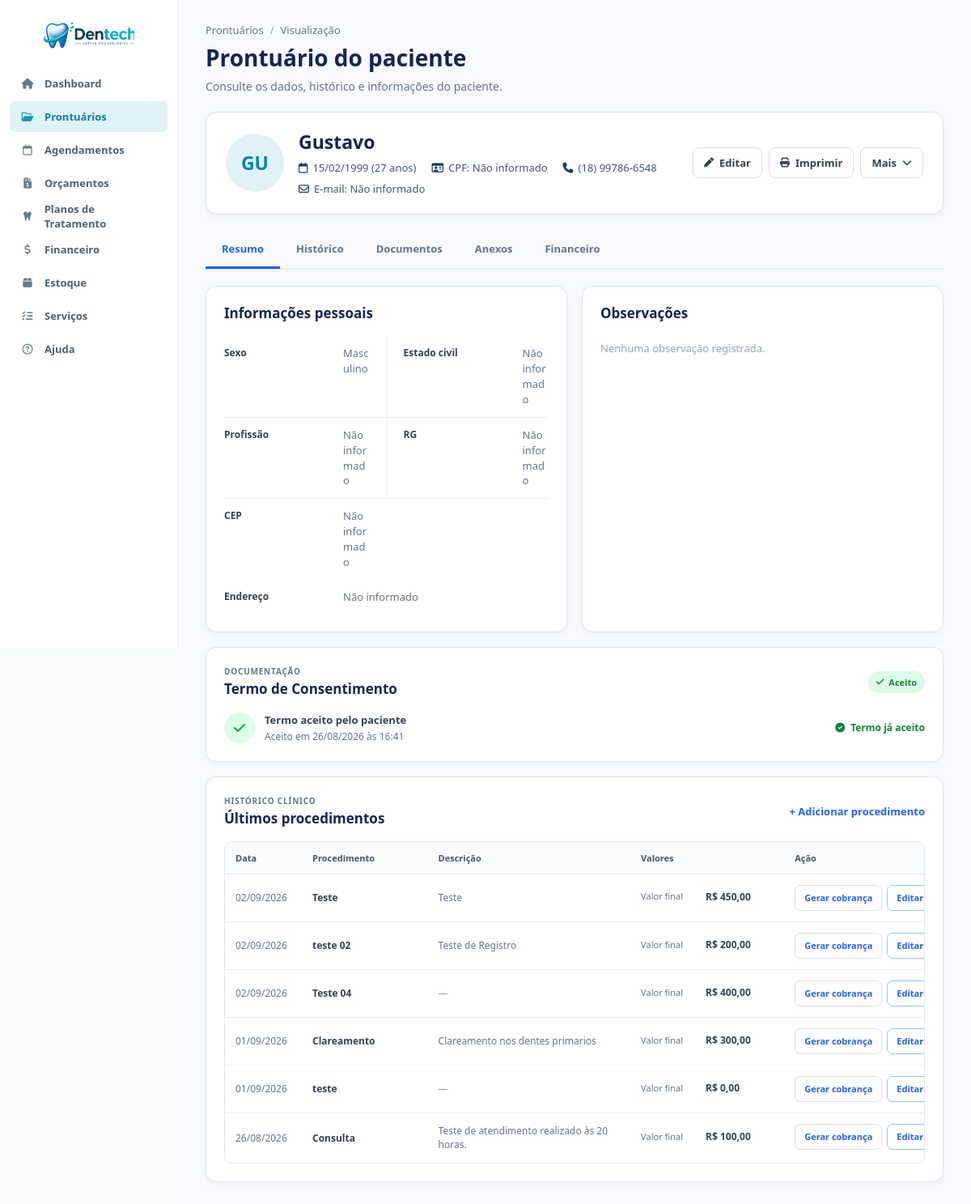
Screenshot of /visualizar_prontuario.php?id=5 (signed in) with the database file from the repository.
### tables this page shows
CREATE TABLE `prontuarios` (
  `id` int NOT NULL AUTO_INCREMENT,
  `paciente` varchar(255) NOT NULL,
  `nascimento` date NOT NULL,
  `sexo` enum('Masculino','Feminino','Outro') DEFAULT NULL,
  `estado_civil` varchar(50) DEFAULT NULL,
  `profissao` varchar(100) DEFAULT NULL,
  `rg` varchar(20) DEFAULT NULL,
  `cpf` varchar(14) DEFAULT NULL,
  `endereco` text,
  `cep` varchar(10) DEFAULT NULL,
  `telefone` varchar(20) DEFAULT NULL,
  `email` varchar(255) DEFAULT NULL,
  `observacoes` text,
  `tratamento_odonto` text,
  `tratamento_medico` text,
  `medicamento_continuo` text,
  `alergia_medicamento` text,
  `alergia_outras` text,
  `problemas_saude` text,
  `gravida_meses` varchar(10) DEFAULT NULL,
  `fuma_tempo` varchar(50) DEFAULT NULL,
  `fuma_cigarros_dia` varchar(20) DEFAULT NULL,
  `bebida_frequencia` varchar(100) DEFAULT NULL,
  `drogas_uso` text,
  `doencas_transmissiveis` text,
  `cancer_familiar` text,
  `tratamento_cancer` text,
  `created_at` timestamp NOT NULL DEFAULT CURRENT_TIMESTAMP,
  `termo_consentimento_aceito` tinyint(1) NOT NULL DEFAULT '0',
  `termo_consentimento_aceito_em` datetime DEFAULT NULL,
  PRIMARY KEY (`id`),
  UNIQUE KEY `uq_prontuarios_cpf` (`cpf`)
);

CREATE TABLE `procedimentos` (
  `id` int NOT NULL AUTO_INCREMENT,
  `paciente_id` int NOT NULL,
  `titulo` varchar(255) NOT NULL,
  `descricao` text,
  `medicamentos` text,
  `valor_materiais` decimal(10,2) NOT NULL DEFAULT '0.00',
  `valor_mao_obra` decimal(10,2) NOT NULL DEFAULT '0.00',
  `valor_final` decimal(10,2) NOT NULL DEFAULT '0.00',
  `data_procedimento` date NOT NULL,
  `orcamento_id` int DEFAULT NULL,
  `plano_item_id` int DEFAULT NULL,
  `agendamento_id` int DEFAULT NULL,
  PRIMARY KEY (`id`),
  KEY `paciente_id` (`paciente_id`),
  KEY `idx_procedimento_orcamento` (`orcamento_id`),
  KEY `idx_procedimento_plano_item` (`plano_item_id`),
  KEY `idx_procedimento_agendamento` (`agendamento_id`),
  CONSTRAINT `fk_procedimento_agendamento` FOREIGN KEY (`agendamento_id`) REFERENCES `agendamentos` (`id`) ON DELETE SET NULL ON UPDATE CASCADE,
  CONSTRAINT `fk_procedimento_orcamento` FOREIGN KEY (`orcamento_id`) REFERENCES `orcamentos` (`id`) ON DELETE SET NULL,
  CONSTRAINT `fk_procedimento_plano_item` FOREIGN KEY (`plano_item_id`) REFERENCES `planos_tratamento_itens` (`id`) ON DELETE SET NULL ON UPDATE CASCADE,
  CONSTRAINT `procedimentos_ibfk_1` FOREIGN KEY (`paciente_id`) REFERENCES `prontuarios` (`id`) ON DELETE CASCADE
);

### visualizar_prontuario.php (the view, shortened to what the rows shown need)
<?php
require_once 'conexao/conexao.php';
$id = (int) $_GET['id'];
$isPrint = isset($_GET['print']) && $_GET['print'] == '1';
$stmt = $pdo->prepare("
    SELECT *
    FROM prontuarios
    WHERE id = ?
");
$stmt->execute([$id]);
$prontuario = $stmt->fetch(PDO::FETCH_ASSOC);
$stmtConsentimento = $pdo->prepare("
    SELECT aceito, data_aceite
    FROM consentimentos
    WHERE prontuario_id = ?
    ORDER BY id DESC
    LIMIT 1
");
$stmtConsentimento->execute([$id]);
$consentimento = $stmtConsentimento->fetch(PDO::FETCH_ASSOC);
$dataNasc = new DateTime($prontuario['nascimento']);
$hoje = new DateTime();
$idade = $hoje->diff($dataNasc)->y;
$nomeCompleto = trim($prontuario['paciente']);
$partesNome = preg_split('/\s+/', $nomeCompleto);
if (count($partesNome) >= 2) {
    $iniciais =
        mb_substr($partesNome[0], 0, 1) .
        mb_substr($partesNome[count($partesNome) - 1], 0, 1);
} else {
    $iniciais = mb_substr($nomeCompleto, 0, 2);
}
$iniciais = mb_strtoupper($iniciais);
$stmtProc = $pdo->prepare("
    SELECT
        p.*
    FROM procedimentos p
    WHERE p.paciente_id = ?
    ORDER BY p.data_procedimento DESC
");
$stmtProc->execute([$id]);
$procedimentos = $stmtProc->fetchAll(PDO::FETCH_ASSOC);
$consentimentoAceito = !empty($consentimento)
    && (int)($consentimento['aceito'] ?? 0) === 1;
$termoAceito = (isset($prontuario['termo_consentimento_aceito'])
    && (int)$prontuario['termo_consentimento_aceito'] === 1)
    || $consentimentoAceito;
$dataAceite = $prontuario['termo_consentimento_aceito_em']
    ?? ($consentimento['data_aceite'] ?? null);
?>
<!DOCTYPE html>
<html lang="pt-BR">
<head>
    <link
        rel="stylesheet"
        href="css/global.css">
    <link
        rel="stylesheet"
        href="css/variables.css">
    <link
        rel="stylesheet"
        href="css/layout.css">
    <link
        rel="stylesheet"
        href="css/vis_prontuario.css">
    <link
        rel="stylesheet"
        href="https://cdnjs.cloudflare.com/ajax/libs/font-awesome/6.5.2/css/all.min.css">
</head>
<body class="<?= $isPrint ? 'print-mode' : '' ?>">
    <main class="prontuario-page">
        <div class="page-header">
            <div class="page-header-info">
                <h1>
                    Prontuário do paciente
                </h1>
            </div>
        </div>
        <section class="patient-header">
            <div class="patient-main">
                <div class="patient-avatar">
                    <?= htmlspecialchars($iniciais) ?>
                </div>
                <div class="patient-info">
                    <h2>
                        <?= htmlspecialchars($prontuario['paciente']) ?>
                    </h2>
                    <div class="patient-details">
                        <span>
                            <i class="fa-regular fa-calendar"></i>
                            <?= date(
                                'd/m/Y',
                                strtotime($prontuario['nascimento'])
                            ) ?>
                            (<?= $idade ?> anos)
                        </span>
                        <span>
                            <i class="fa-regular fa-id-card"></i>
                            CPF:
                            <?= htmlspecialchars(
                                $prontuario['cpf'] ?: 'Não informado'
                            ) ?>
                        </span>
                        <span>
                            <i class="fa-solid fa-phone"></i>
                            <?= htmlspecialchars(
                                $prontuario['telefone'] ?: 'Não informado'
                            ) ?>
                        </span>
                        <span>
                            <i class="fa-regular fa-envelope"></i>
                            E-mail: <?= htmlspecialchars($prontuario['email'] ?: 'Não informado') ?>
                        </span>
                    </div>
                </div>
            </div>
        </section>
        <div
            class="tab-content active"
            id="tab-resumo">
            <div class="content-grid">
                <section class="info-card">
                    <div class="card-header">
                        <h2>
                            Informações pessoais
                        </h2>
                    </div>
                    <div class="info-list">
                        <div class="info-item">
                            <strong>Sexo</strong>
                            <span>
                                <?= htmlspecialchars(
                                    $prontuario['sexo'] ?: 'Não informado'
                                ) ?>
                            </span>
                        </div>
                        <div class="info-item">
                            <strong>Estado civil</strong>
                            <span>
                                <?= htmlspecialchars(
                                    $prontuario['estado_civil'] ?: 'Não informado'
                                ) ?>
                            </span>
                        </div>
                        <div class="info-item">
                            <strong>Profissão</strong>
                            <span>
                                <?= htmlspecialchars(
                                    $prontuario['profissao'] ?: 'Não informado'
                                ) ?>
                            </span>
                        </div>
                        <div class="info-item">
                            <strong>RG</strong>
                            <span>
                                <?= htmlspecialchars(
                                    $prontuario['rg'] ?: 'Não informado'
                                ) ?>
                            </span>
                        </div>
                        <div class="info-item">
                            <strong>CEP</strong>
                            <span>
                                <?= htmlspecialchars(
                                    $prontuario['cep'] ?: 'Não informado'
                                ) ?>
                            </span>
                        </div>
                        <div class="info-item info-item-full">
                            <strong>Endereço</strong>
                            <span>
                                <?= nl2br(
                                    htmlspecialchars(
                                        $prontuario['endereco'] ?: 'Não informado'
                                    )
                                ) ?>
                            </span>
                        </div>
                    </div>
                </section>
                <section class="info-card">
                    <div class="card-header">
                        <h2>
                            Observações
                        </h2>
                    </div>
                </section>
            </div>
            <section class="info-card consent-card">
                <div class="card-header">
                    <div>
                        <h2>
                            Termo de Consentimento
                        </h2>
                    </div>
                </div>
                <div class="consent-content">
                    <?php if ($termoAceito): ?>
                        <div class="consent-status accepted">
                            <div>
                                <strong>
                                    Termo aceito pelo paciente
                                </strong>
                                <?php if ($dataAceite): ?>
                                    <span>
                                        Aceito em
                                        <?= date(
                                            'd/m/Y \à\s H:i',
                                            strtotime($dataAceite)
                                        ) ?>
                                    </span>
                                <?php endif; ?>
                            </div>
                        </div>
                    <?php endif; ?>
                </div>
            </section>
            <section class="info-card procedures-card">
                <div class="card-header">
                    <div>
                        <h2>
                            Últimos procedimentos
                        </h2>
                    </div>
                </div>
                <?php if (empty($procedimentos)): ?>
                    <div class="empty-state">
                        <div class="empty-icon">
                            <i class="fa-regular fa-folder-open"></i>
                        </div>
                        <strong>
                            Nenhum procedimento registrado
                        </strong>
                        <span>
                            Os procedimentos realizados neste paciente
                            aparecerão aqui.
                        </span>
                    </div>
                <?php else: ?>
                    <div class="table-wrapper">
                        <table class="procedures-table">
                            <thead>
                                <tr>
                                    <th>Data</th>
                                    <th>Procedimento</th>
                                    <th>Descrição</th>
                                    <th>Valores</th>
                                    <?php if (!$isPrint): ?>
                                        <th>Ação</th>
                                    <?php endif; ?>
                                </tr>
                            </thead>
                            <tbody>
                                <?php foreach ($procedimentos as $proc): ?>
                                    <tr>
                                        <td>
                                            <?= date(
                                                'd/m/Y',
                                                strtotime(
                                                    $proc['data_procedimento']
                                                )
                                            ) ?>
                                        </td>
                                        <td>
                                            <strong>
                                                <?= htmlspecialchars(
                                                    $proc['titulo']
                                                ) ?>
                                            </strong>
                                        </td>
                                        <td>
                                            <?php
                                            $descricao =
                                                trim(
                                                    $proc['descricao'] ?? ''
                                                );
                                            if ($descricao === '') {
                                                echo '<span class="muted">—</span>';
                                            } else {
                                                echo htmlspecialchars(
                                                    mb_strimwidth(
                                                        $descricao,
                                                        0,
                                                        100,
                                                        '...'
                                                    )
                                                );
                                            }
                                            ?>
                                        </td>
                                        <td class="procedure-values">
                                            <div class="procedure-value-line">
                                                <span>Valor final</span>
                                                <strong>
                                                    R$
                                                    <?= number_format(
                                                        (float)($proc['valor_final'] ?? 0),
                                                        2,
                                                        ',',
                                                        '.'
                                                    ) ?>
                                                </strong>
                                            </div>
                                        </td>
                                        <?php if (!$isPrint): ?>
                                            <td class="procedure-actions">
                                                <a
                                                    href="gerar_cobranca_procedimento.php?procedimento_id=<?= (int)$proc['id'] ?>"
                                                    class="table-action btn-gerar-cobranca">
                                                    Gerar cobrança
                                                </a>
                                                <a
                                                    class="table-action btn-editar-procedimento"
                                                    href="adicionar_procedimento.php?prontuario_id=<?= $id ?>&procedimento_id=<?= (int)$proc['id'] ?>">
                                                    Editar
                                                </a>
                                            </td>
                                        <?php endif; ?>
                                    </tr>
                                <?php endforeach; ?>
                            </tbody>
                        </table>
                    </div>
                <?php endif; ?>
            </section>
        </div>
    </main>
</body>
</html>

### rows the page displays
prontuarios: paciente "GU", paciente "Gustavo", nascimento "15/02/1999", cpf "Não informado", telefone "(18) 99786-6548", email "Não informado", sexo "Masculino", estado_civil "Não informado", profissao "Não informado", rg "Não informado", cep "Não informado", endereco "Não informado", termo_consentimento_aceito_em "26/08/2026 às 16:41"
procedimentos: data_procedimento "02/09/2026", titulo "Teste", descricao "Teste", valor_final "450,00"
procedimentos: data_procedimento "02/09/2026", titulo "teste 02", descricao "Teste de Registro", valor_final "200,00"
procedimentos: data_procedimento "02/09/2026", titulo "Teste 04", valor_final "400,00"
procedimentos: data_procedimento "01/09/2026", titulo "Clareamento", descricao "Clareamento nos dentes primarios", valor_final "300,00"
procedimentos: data_procedimento "01/09/2026", titulo "teste", valor_final "0,00"
procedimentos: data_procedimento "26/08/2026", titulo "Consulta", descricao "Teste de atendimento realizado às 20 horas.", valor_final "100,00"
